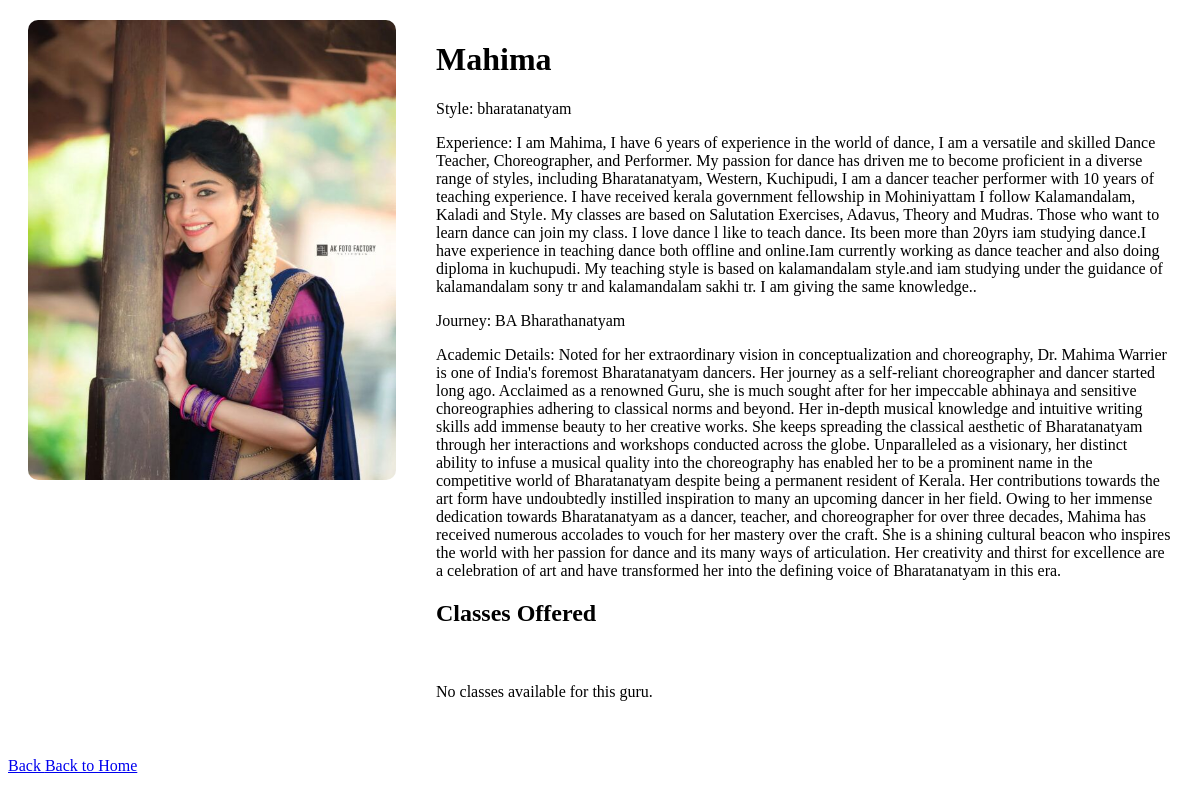
Page /guru/7/ on the earlier database version.
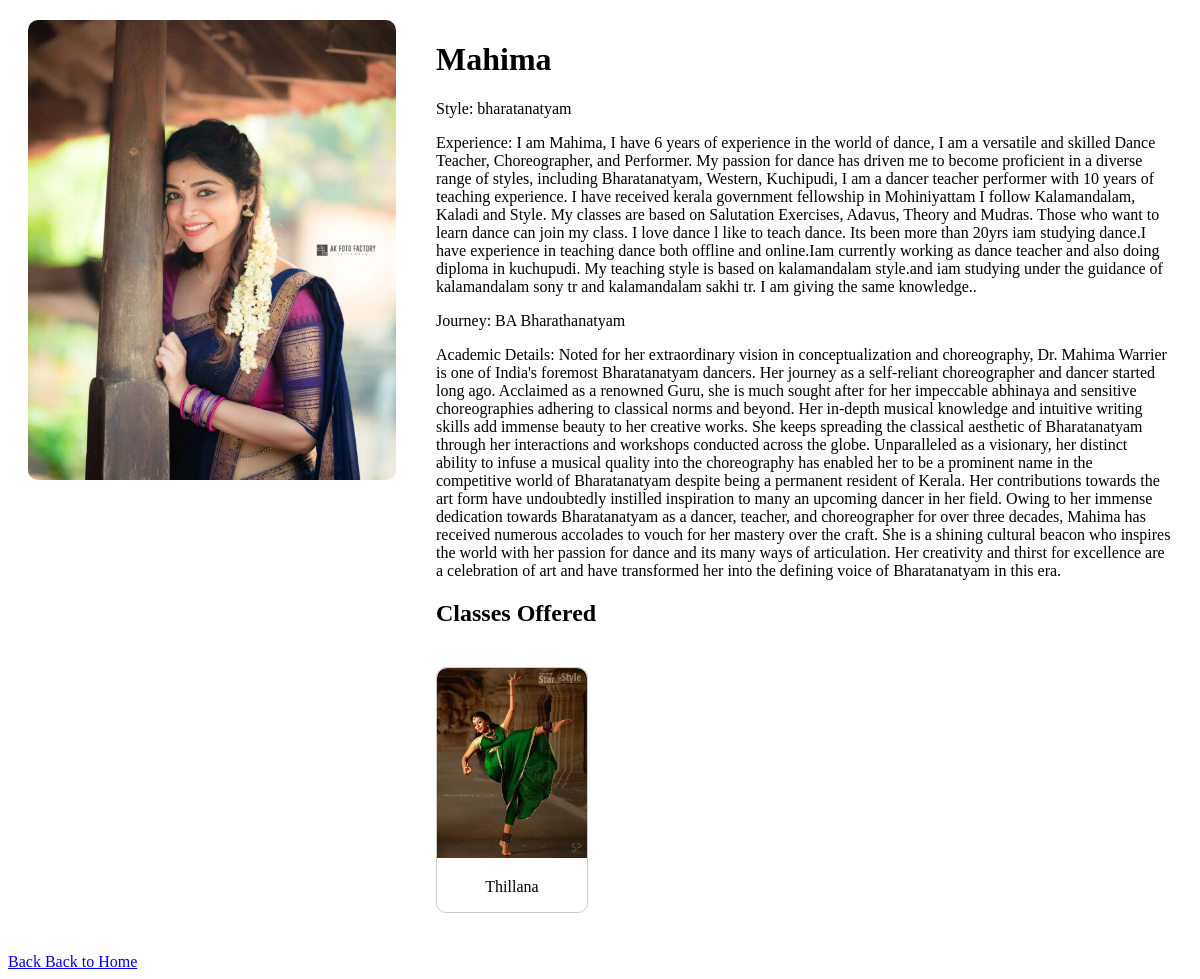
Same page on the later database version.
### dhruvam/models.py (models this page shows)
class DanceClass(models.Model):
    DANCE_STYLES = [
        ('bharatanatyam', 'Bharatanatyam'),
        ('mohiniyattam', 'Mohiniyattam'),
        ('kuchipudi', 'Kuchipudi'),
        ('kathak', 'Kathak'),
        ('odissi', 'Odissi'),
    ]
    title = models.CharField(max_length=200)
    video_title = models.TextField(max_length=1000)
    video_link = models.URLField()
    dance_style = models.CharField(max_length=50, choices=DANCE_STYLES)
    description = models.TextField()
    image = models.ImageField(upload_to='dance_class_images/', default='')
    guru = models.ForeignKey(Register, on_delete=models.CASCADE, default='')

### dhruvam/views.py (the view)
# urls.py: path('guru/<int:pk>/', GuruDetailView.as_view(), name='guru_detail'),
class GuruDetailView(DetailView):
    model = Register
    template_name = 'guru_details.html'
    context_object_name = 'guru'
    def get_context_data(self, **kwargs):
        context = super().get_context_data(**kwargs)
        approved_gurus = Register.objects.filter(is_approved=True, usertype=2)
        context['approved_gurus'] = approved_gurus
        guru = self.get_object()
        classes = DanceClass.objects.filter(dance_style=guru.dance_style)
        context['classes'] = classes
        return context

### dhruvam/templates/guru_details.html (shortened to what this page needs)
<!DOCTYPE html>
<html lang="en">
<head>
</head>
<body>
    <div class="guru-container">
        <div class="guru-image">
            <img src="{{ guru.image.url }}" alt="{{ guru.username }}">
        </div>
        <div class="guru-details">
            <h1>{{ guru.username|capfirst }}</h1>
            <p>Style: {{ guru.dance_style }}</p>
            <p>Experience: {{ guru.experience }}</p>
            <p>Journey: {{ guru.dance_specialization }}</p>
            <p>Academic Details: {{ guru.profile_information }}</p>
            <div class="classes-list">
                <h2>Classes Offered</h2>
                <div class="carousel">
                    {% for class in classes %}
                        <div class="class-card" onclick="redirectToVideo('{{ class.video_link }}')">
                            <img src="{{ class.image.url }}" alt="{{ class.title }}">
                            <p>{{ class.title }}</p>
                        </div>
                    {% empty %}
                        <p>No classes available for this guru.</p>
                    {% endfor %}
                </div>
            </div>
        </div>
    </div>
    <a href="javascript:history.back()">
         Back
    </a>
    <a href="{% url 'index' %}">Back to Home</a>
</body>
</html>

Differences in the rows shown:
added DanceClass: image (picture), title "Thillana"
Other differences:
text no longer shown: "No classes available for this guru."
